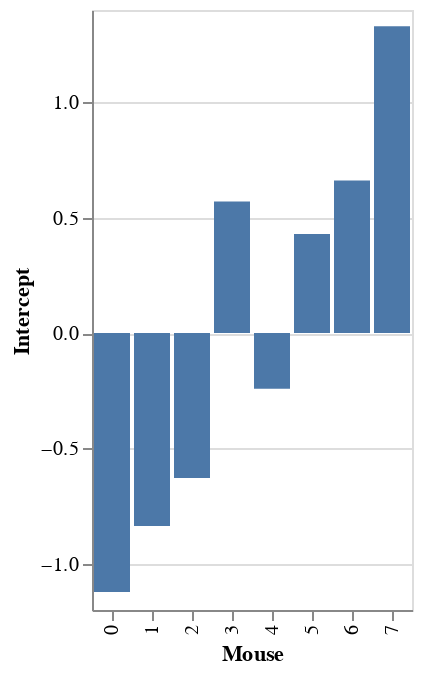

Here is the notebook cell this chart was saved with:
### Code cell
intercepts=bw.trace.a_subject.mean(['chain','draw']).to_dataframe().reset_index()
import altair as alt 
chart1=alt.Chart(intercepts).mark_bar().encode(
    x=alt.X('subject:O',title='Mouse'),
    y=alt.Y('a_subject', title='Intercept')
)
chart1

### Figure 1 — Vega-Lite specification as saved in the notebook (floating-point values rounded to 4 significant figures)
{"config": {"view": {"continuousWidth": 400, "continuousHeight": 300}}, "data": {"name": "data-7178856df10414a9d2a1041d1847e2da"}, "mark": "bar", "encoding": {"x": {"type": "ordinal", "field": "subject", "title": "Mouse"}, "y": {"type": "quantitative", "field": "a_subject", "title": "Intercept"}}, "$schema": "https://vega.github.io/schema/vega-lite/v4.8.1.json", "datasets": {"data-7178856df10414a9d2a1041d1847e2da": [{"subject": 0, "a_subject": -1.122}, {"subject": 1, "a_subject": -0.8359}, {"subject": 2, "a_subject": -0.6279}, {"subject": 3, "a_subject": 0.57}, {"subject": 4, "a_subject": -0.2409}, {"subject": 5, "a_subject": 0.4294}, {"subject": 6, "a_subject": 0.6607}, {"subject": 7, "a_subject": 1.329}]}}
